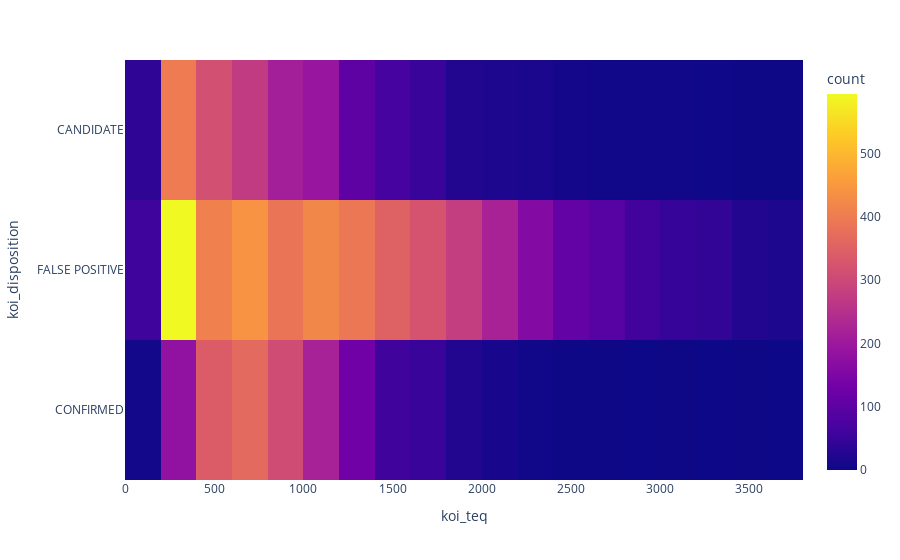

Here is the notebook cell this chart was saved with:
### Code cell
palette = {'FALSE POSITIVE': 'red', 'CANDIDATE': 'blue', 'CONFIRMED':'green'}

fig = px.density_heatmap(df_partial_data, x='koi_teq', y='koi_disposition', nbinsx=20)

fig.show()

### Figure 1 — Plotly figure (JSON) as saved in the notebook; plotly's stock layout.template omitted (floating-point values rounded to 4 significant figures; data arrays with more than 128 entries replaced by an {"elided": "..."} marker saying what was removed)
{"data": [{"coloraxis": "coloraxis", "hovertemplate": "koi_teq=%{x}<br>koi_disposition=%{y}<br>count=%{z}<extra></extra>", "name": "", "nbinsx": 20, "type": "histogram2d", "x": {"elided": "7874 float values"}, "xaxis": "x", "xbingroup": "x", "y": {"elided": "7874 str values"}, "yaxis": "y", "ybingroup": "y"}], "layout": {"coloraxis": {"colorbar": {"title": {"text": "count"}}, "colorscale": [[0, "#0d0887"], [0.1111, "#46039f"], [0.2222, "#7201a8"], [0.3333, "#9c179e"], [0.4444, "#bd3786"], [0.5556, "#d8576b"], [0.6667, "#ed7953"], [0.7778, "#fb9f3a"], [0.8889, "#fdca26"], [1, "#f0f921"]]}, "legend": {"tracegroupgap": 0}, "margin": {"t": 60}, "xaxis": {"anchor": "y", "domain": [0, 1], "title": {"text": "koi_teq"}}, "yaxis": {"anchor": "x", "domain": [0, 1], "title": {"text": "koi_disposition"}}}}
